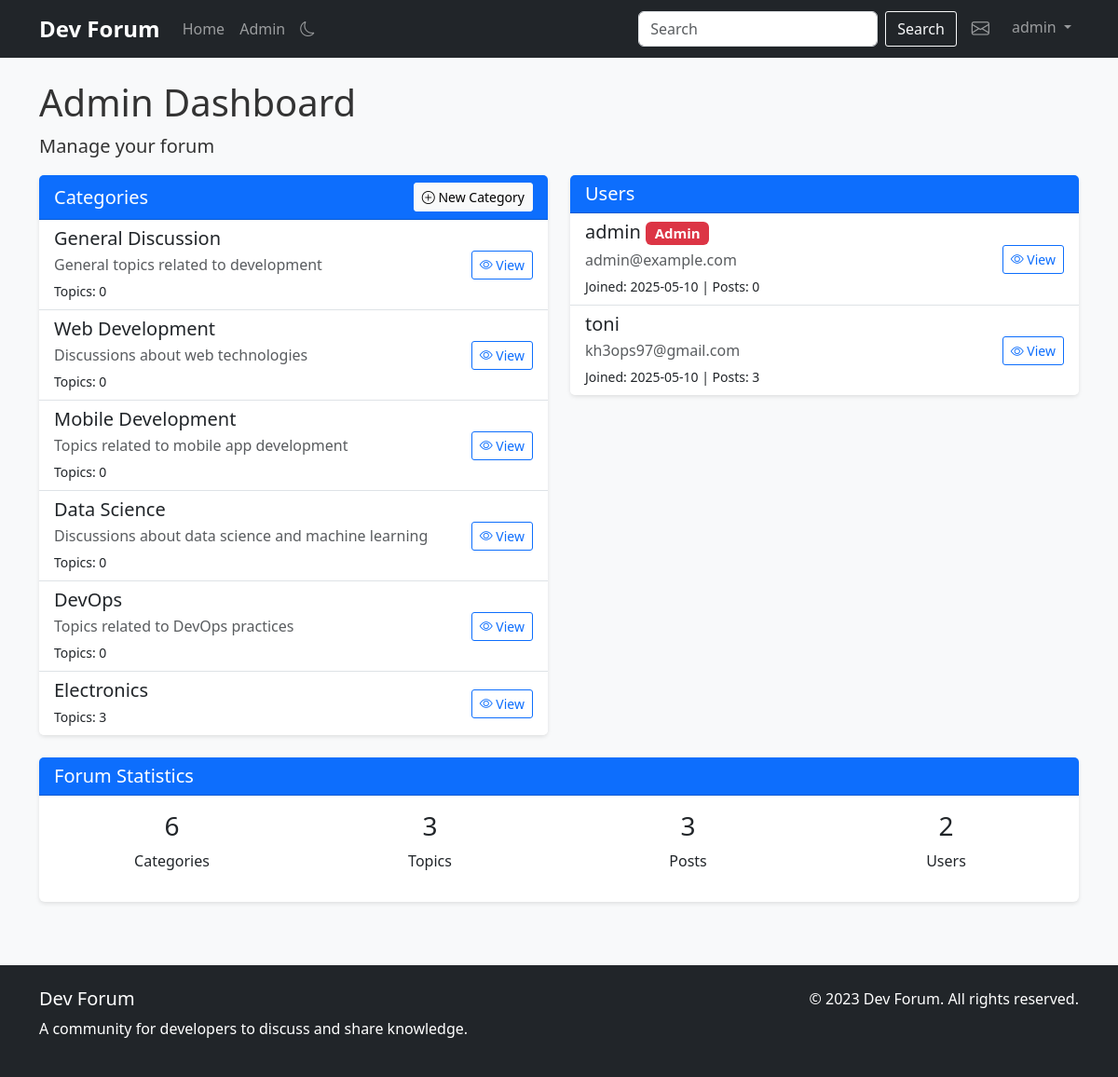
/admin (signed in), run on an earlier commit of the app's database.
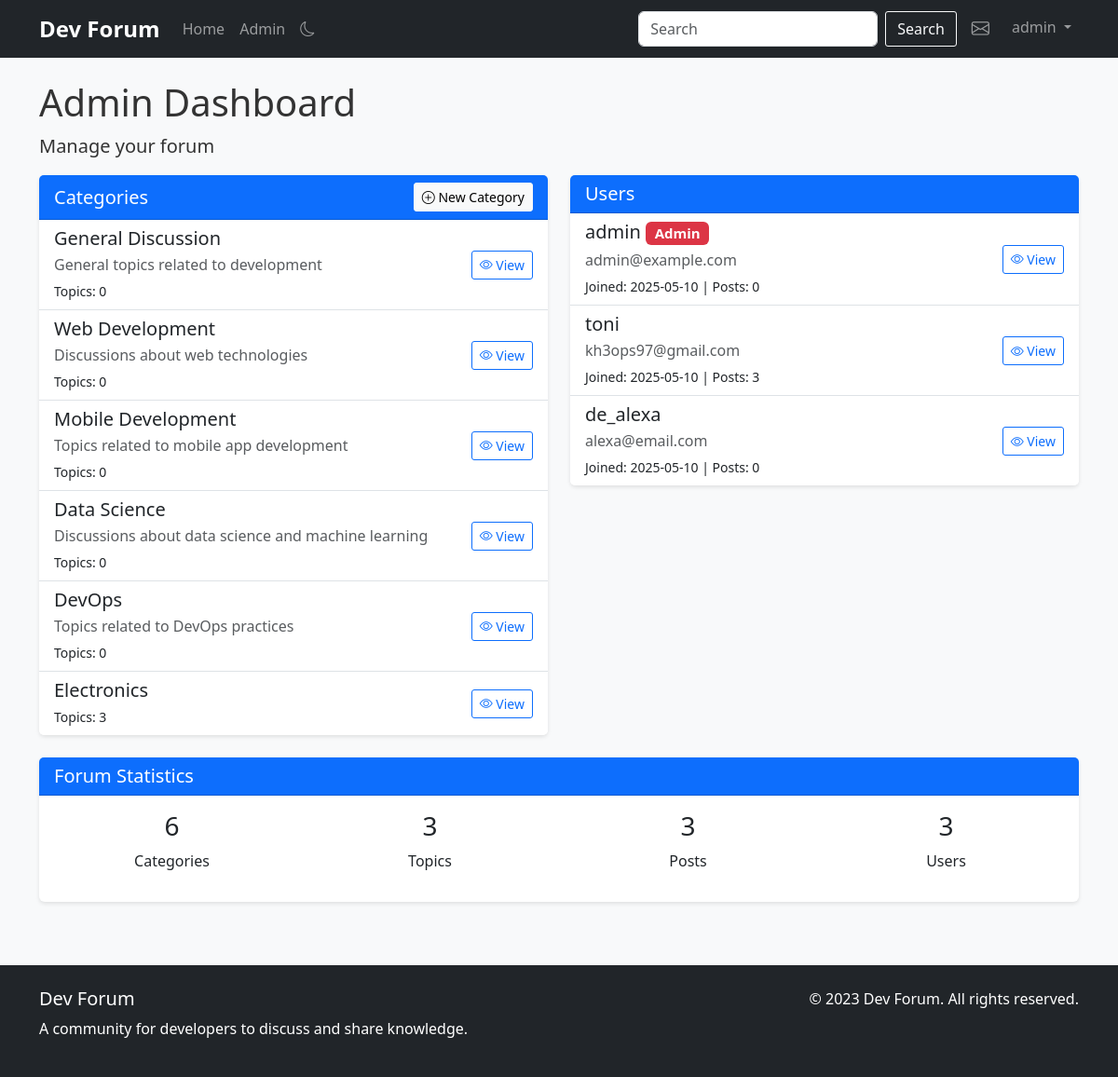
And on a later commit of the database.
### app.py (models this page shows, shortened)
class Category(db.Model):
    id = db.Column(db.Integer, primary_key=True)
    name = db.Column(db.String(100), nullable=False, index=True)
    description = db.Column(db.Text, nullable=True)
    topics = db.relationship('Topic', backref='category', lazy='dynamic', cascade='all, delete-orphan')

class User(db.Model, UserMixin):
    id = db.Column(db.Integer, primary_key=True)
    username = db.Column(db.String(80), unique=True, nullable=False, index=True)
    email = db.Column(db.String(120), unique=True, nullable=False, index=True)
    password_hash = db.Column(db.String(128))
    bio = db.Column(db.Text, nullable=True)
    join_date = db.Column(db.DateTime, default=datetime.utcnow, index=True)
    is_admin = db.Column(db.Boolean, default=False)
    posts = db.relationship('Post', backref='author', lazy='dynamic', cascade='all, delete-orphan')
    comments = db.relationship('Comment', backref='author', lazy='dynamic', cascade='all, delete-orphan')

### app.py (the view)
@app.route('/admin')
@login_required
def admin():
    if not current_user.is_admin:
        flash('You do not have permission to access this page.')
        return redirect(url_for('index'))
    users = User.query.all()
    categories = Category.query.all()
    topic_count = Topic.query.count()
    post_count = Post.query.count()
    return render_template('admin.html', users=users, categories=categories, topic_count=topic_count, post_count=post_count)

### app.py (called while the page is built)
@login_manager.user_loader
def load_user(user_id):
    return User.query.get(int(user_id))

### templates/admin.html (shortened to what the changed rows need)
{% extends "base.html" %}
{% block content %}
<div class="row">
    <div class="col-md-12">
        <h1>Admin Dashboard</h1>
        <div class="row">
            <div class="col-md-6">
                <div class="card mb-4">
                    <div class="list-group list-group-flush">
                        {% for category in categories %}
                        <div class="list-group-item">
                            <div class="d-flex justify-content-between align-items-center">
                                <div>
                                    <h5 class="mb-1">{{ category.name }}</h5>
                                    <p class="mb-1 text-muted">{{ category.description }}</p>
                                    <small>Topics: {{ category.topics.count() }}</small>
                                </div>
                                <div>
                                    <a href="{{ url_for('category', category_id=category.id) }}" class="btn btn-sm btn-outline-primary">
                                        <i class="bi bi-eye"></i> View
                                    </a>
                                </div>
                            </div>
                        </div>
                        {% else %}
                        <div class="list-group-item">
                            <p class="mb-0">No categories found.</p>
                        </div>
                        {% endfor %}
                    </div>
                </div>
            </div>
            <div class="col-md-6">
                <div class="card mb-4">
                    <div class="list-group list-group-flush">
                        {% for user in users %}
                        <div class="list-group-item">
                            <div class="d-flex justify-content-between align-items-center">
                                <div>
                                    <h5 class="mb-1">
                                        {{ user.username }}
                                        {% if user.is_admin %}
                                        <span class="badge bg-danger">Admin</span>
                                        {% endif %}
                                    </h5>
                                    <p class="mb-1 text-muted">{{ user.email }}</p>
                                    <small>Joined: {{ user.join_date.strftime('%Y-%m-%d') }} | Posts: {{ user.posts.count() }}</small>
                                </div>
                                <div>
                                    <a href="{{ url_for('profile', username=user.username) }}" class="btn btn-sm btn-outline-primary">
                                        <i class="bi bi-eye"></i> View
                                    </a>
                                </div>
                            </div>
                        </div>
                        {% else %}
                        <div class="list-group-item">
                            <p class="mb-0">No users found.</p>
                        </div>
                        {% endfor %}
                    </div>
                </div>
            </div>
        </div>
        <div class="card">
            <div class="card-body">
                <div class="row text-center">
                    <div class="col-md-3">
                        <h3>{{ users|length }}</h3>
                        <p>Users</p>
                    </div>
                </div>
            </div>
        </div>
    </div>
</div>
{% endblock %}

### templates/base.html (shortened to what this page needs)
<!DOCTYPE html>
<html lang="en">
<head>
    <link href="https://cdn.jsdelivr.net/npm/bootstrap@5.3.0-alpha1/dist/css/bootstrap.min.css" rel="stylesheet">
    <link rel="stylesheet" href="https://cdn.jsdelivr.net/npm/bootstrap-icons@1.10.3/font/bootstrap-icons.css">
    <link rel="stylesheet" href="https://cdn.jsdelivr.net/npm/prismjs@1.29.0/themes/prism.min.css">
    <link rel="stylesheet" href="https://cdn.jsdelivr.net/npm/prismjs@1.29.0/plugins/line-numbers/prism-line-numbers.min.css">
    <link rel="stylesheet" href="{{ url_for('static', filename='css/style.css') }}">
</head>
<body>
    <nav class="navbar navbar-expand-lg navbar-dark bg-dark">
        <div class="container">
            <a class="navbar-brand" href="{{ url_for('index') }}">Dev Forum</a>
            <div class="collapse navbar-collapse" id="navbarNav">
                <ul class="navbar-nav me-auto">
                    <li class="nav-item">
                        <a class="nav-link" href="{{ url_for('index') }}">Home</a>
                    </li>
                    {% if current_user.is_admin %}
                    <li class="nav-item">
                        <a class="nav-link" href="{{ url_for('admin') }}">Admin</a>
                    </li>
                    {% endif %}
                </ul>
                <form class="d-flex me-2" action="{{ url_for('search') }}" method="get">
                    <input class="form-control me-2" type="search" name="query" placeholder="Search" aria-label="Search">
                    <button class="btn btn-outline-light" type="submit">Search</button>
                </form>
                <ul class="navbar-nav">
                    {% if current_user.is_authenticated %}
                    <li class="nav-item me-2">
                        <a class="nav-link position-relative" href="{{ url_for('messages') }}">
                            <i class="bi bi-envelope"></i>
                        </a>
                    </li>
                    <li class="nav-item dropdown">
                        <a class="nav-link dropdown-toggle" href="#" id="navbarDropdown" role="button" data-bs-toggle="dropdown" aria-expanded="false">
                            {{ current_user.username }}
                        </a>
                    </li>
                    {% endif %}
                </ul>
            </div>
        </div>
    </nav>
    <div class="container mt-4">
        {% block content %}{% endblock %}
    </div>
    <footer class="bg-dark text-white mt-5 py-4">
        <div class="container">
            <div class="row">
                <div class="col-md-6">
                    <h5>Dev Forum</h5>
                    <p>A community for developers to discuss and share knowledge.</p>
                </div>
                <div class="col-md-6 text-md-end">
                    <p>&copy; 2023 Dev Forum. All rights reserved.</p>
                </div>
            </div>
        </div>
    </footer>
</body>
</html>

What changed in the data, as far as the page shows it:
added User: username "de_alexa", email "alexa@email.com", join_date "2025-05-10", posts.count "0"
Also different on the page:
{{ users|length }}: "2" → "3"
